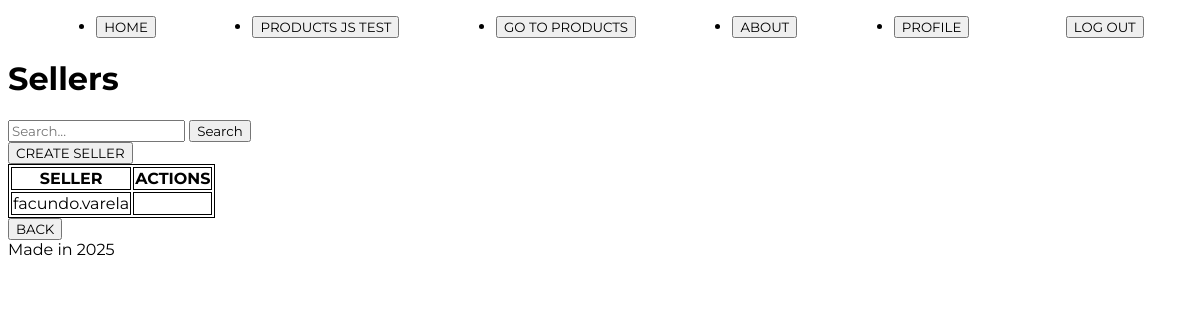
/product/seller/list (signed in), run on an earlier commit of the app's database.
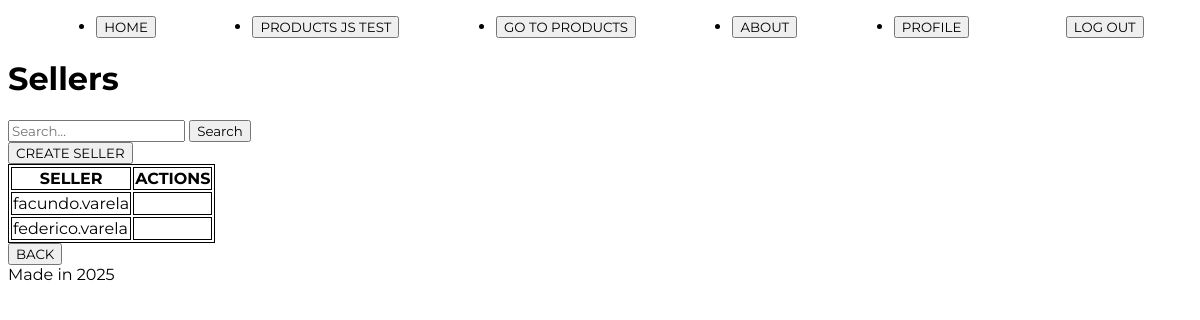
And on a later commit of the database.
### product/models.py (models this page shows)
class Seller(models.Model):
    user = models.OneToOneField(User, on_delete=models.CASCADE, related_name="seller")
    cellphone = models.CharField(max_length=50)
    user_img = models.ImageField(upload_to="profile_images", null=True, blank=True)
    def __str__(self):
        return self.user.username

### product/views_models/seller.py (the view)
# urls.py: path('seller/list', seller.seller_list, name='seller_list'),
def seller_list(request: HttpRequest) -> HttpResponse:
    search = request.GET.get('search')
    if search:
        queryset = models.Seller.objects.filter(user__icontains=request.GET.get('query'))
    else:
        queryset = models.Seller.objects.all()
    context2 = context.copy()
    context2.update({"object_list":queryset})
    return render(request, 'product/Seller_crud/seller_list.html', context2)

### product/templates/product/Seller_crud/seller_list.html (shortened to what this page needs)
{% extends 'core/base.html' %}
{% block content %}
<h1>Sellers</h1>
<form method="get" action="">
    <input type="text" name="query" placeholder="Search...">
    <button type="submit">Search</button>
</form>
<a href="{% url 'product:seller_create' %}"><button>CREATE SELLER</button></a>
<table class="tablaPrueba">
    <thead>
        <tr>
            <th>SELLER</th>
            <th>ACTIONS</th>
        </tr>
    </thead>
    <tbody>
        {% for seller in object_list %}
        <tr>
            <td> {{ seller }}</td>
            <td>
            </td>
        </tr>
        {% empty %}
        <tr>
            <td>No data available</td>
        </tr>
        {% endfor %}
    </tbody>
</table>
<a href="{% url 'product:index' %}"><button>BACK</button></a>
{% endblock content %}

### core/templates/core/base.html (shortened to what this page needs)
<!DOCTYPE html>
<html lang="en">
<head>
    {% load static %}
    <link rel="stylesheet" href="{% static 'core/css/styles.css' %}">
</head>
<body>
    <header>
        <ul>
            {% if user.is_authenticated %}
            <li><a href="{% url 'core:index' %}"><button>HOME</button></a></li>
            <li><a href="{% url 'core:products' %}"><button>PRODUCTS JS TEST</button></a></li>
            <li><a href="{% url 'product:index' %}"><button>GO TO PRODUCTS</button></a></li>
            <li><a href="{% url 'core:about' %}"><button>ABOUT</button></a></li>
            <li><a href="{% url 'core:profile' %}"><button>PROFILE</button></a></li>
            <form action="{% url 'core:logout' %}" method="post">
                <button type="submit">LOG OUT</button></a>
            </form>
        </ul>
        {% endif %}
    </header>
    <main>
        {% block content %}{% endblock content %}
    </main>
    <footer>Made in {{ year }}</footer>
</body>
</html>

### core/static/core/css/styles.css (style rules this page uses)
* { font-family: 'Montserrat', sans-serif; }
.tablaPrueba,thead,th,tbody,tr,td { border: 1px solid; }

What changed in the data, as far as the page shows it:
added Seller: user.username "federico.varela"
